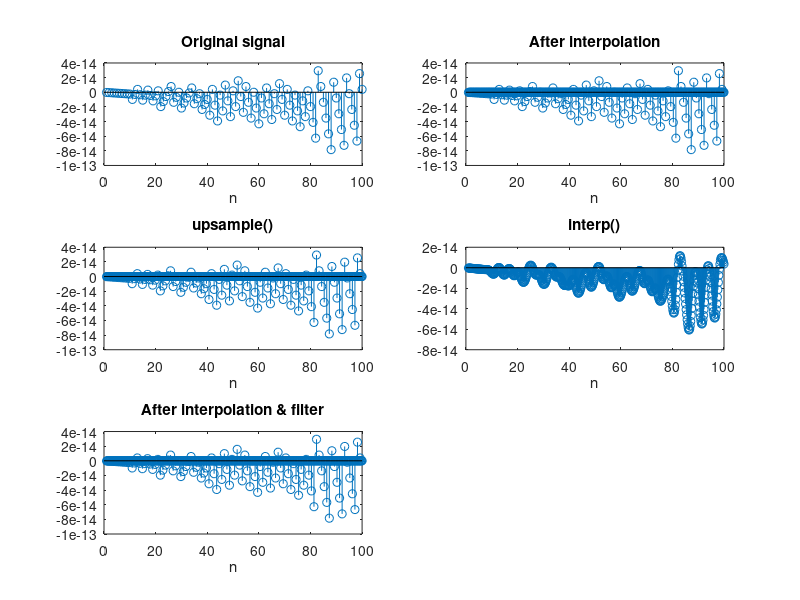

The MATLAB script that drew this image:
clc;clear all;
fm = input('Enter max freq of sine: ');
fs = input('Enter sampling freq: ');
i= input('Enter interpolation factor: ');
w = (2*pi*fm)/fs;
n = 1:100;
x = sin(w*n);
n1 = linspace(1,100,i*length(n));
y = zeros(1,length(n1));
y(1:i:end) = x;
y1 = upsample(x,i);
y2 = interp(x,i);
[b,a] = butter(2,fm/(fs),'low');
y3 = filter(b,a,y);
subplot(3,2,1);stem(n,x);title('Original signal');xlabel('n');
subplot(3,2,2);stem(n1,y);title('After interpolation');xlabel('n');
subplot(3,2,3);stem(n1,y1);title('upsample()');xlabel('n');
subplot(3,2,4);stem(n1,y2);title('interp()');xlabel('n');
subplot(3,2,5);stem(n1,y3);title('After interpolation & filter');xlabel('n');